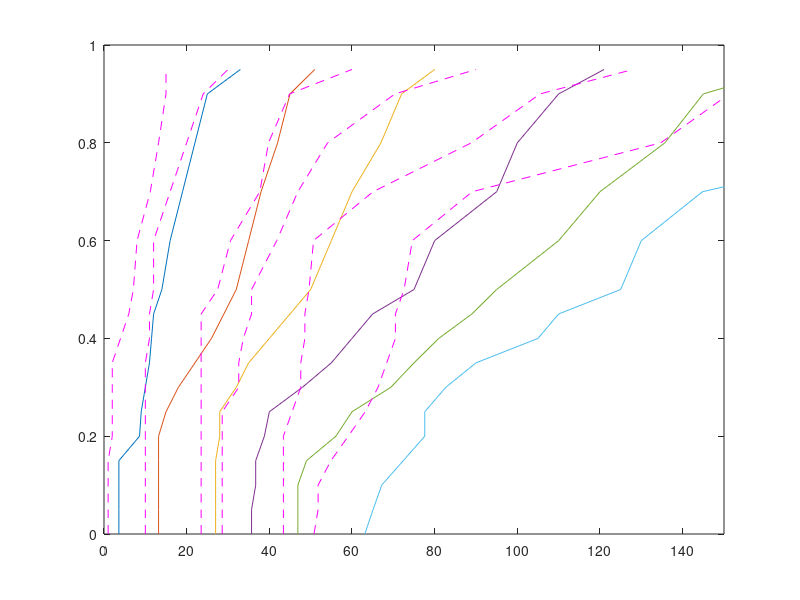

MATLAB code to generate this figure:
%% Load Default map

upshift_default = [3.60000000000000,13.2000000000000,27,35.7000000000000,46.9000000000000,63.1000000000000,500,500;3.60000000000000,13.2000000000000,27,35.7000000000000,46.9000000000000,65.1000000000000,500,500;3.60000000000000,13.2000000000000,27,36.7000000000000,46.9000000000000,67.2000000000000,500,500;3.60000000000000,13.2000000000000,27,36.7000000000000,49,72.4000000000000,500,500;8.60000000000000,13.2000000000000,28,38.8000000000000,56.1000000000000,77.6000000000000,500,500;9,15,28,40,60,77.6000000000000,500,500;10,18,32,48,69.4000000000000,82.7000000000000,500,500;11,22,35,55,75,90,500,500;11.5000000000000,26,40,60,81,105,500,500;12,29,45,65,89,110,500,500;14,32,50,75,95,125,500,500;16,35,55,80,110,130,500,500;19,38,60,95,120,144.800000000000,500,500;22,42,67,100,135.700000000000,196.500000000000,500,500;25,45,72,110,145,237.800000000000,500,500;33,51,80,121,165,245,500,500];

downshift_default =  [1,10,23.5000000000000,28.6000000000000,43.4000000000000,50.8000000000000,500,500;1,10,23.5000000000000,28.6000000000000,43.4000000000000,51.8000000000000,500,500;1,10,23.5000000000000,28.6000000000000,43.4000000000000,51.8000000000000,500,500;1,10,23.5000000000000,28.6000000000000,43.4000000000000,54.9000000000000,500,500;2,10,23.5000000000000,28.6000000000000,43.4000000000000,59.1000000000000,500,500;2,10,23.5000000000000,28.6000000000000,45.5000000000000,63.2000000000000,500,500;2,10,23.5000000000000,32.6000000000000,47.6000000000000,66.3000000000000,500,500;2,10,23.5000000000000,32.6000000000000,47.6000000000000,68.4000000000000,500,500;4,11,23.5000000000000,33.7000000000000,48.6000000000000,70.5000000000000,500,500;6,11,23.5000000000000,35.7000000000000,48.6000000000000,70.5000000000000,500,500;7.10000000000000,12,27.5000000000000,35.7000000000000,49.6000000000000,72.6000000000000,500,500;8,12,30.6000000000000,41.8000000000000,50.7000000000000,74.6000000000000,500,500;11.2000000000000,16,37.7000000000000,46.9000000000000,65.1000000000000,89.1000000000000,500,500;13.2000000000000,20,39.8000000000000,54.1000000000000,88.9000000000000,134.700000000000,500,500;15,24,44.9000000000000,70.4000000000000,105.500000000000,151.300000000000,500,500;15,30,60,90,128,220,500,500];

throttle_points = [0,0.05,0.1,0.15,0.2,0.25,0.3,0.35,0.4,0.45,0.5,0.6,0.7,0.8,0.9,0.95];

plot(upshift_default(:,1:8),throttle_points)
hold on
plot(downshift_default(:,1:8),throttle_points,'m--')
axis([0 150 0 1])


%%%%%%%%%%%%%%%%%%%%%%%%%%%%%%%%%%%%%%%%%%%%%%%%%%%%%%%%%%%%%%%%%%%%%%%%%%%